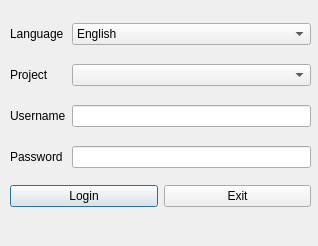
<ui version="4.0" >
 <class>initdialog</class>
 <widget class="QDialog" name="initdialog" >
  <property name="geometry" >
   <rect>
    <x>0</x>
    <y>0</y>
    <width>318</width>
    <height>246</height>
   </rect>
  </property>
  <property name="windowTitle" >
   <string>Dialog</string>
  </property>
  <widget class="QWidget" name="gridLayout" >
   <property name="geometry" >
    <rect>
     <x>10</x>
     <y>10</y>
     <width>301</width>
     <height>171</height>
    </rect>
   </property>
   <layout class="QGridLayout" >
    <item row="0" column="0" >
     <widget class="QLabel" name="label_language" >
      <property name="text" >
       <string>Language</string>
      </property>
     </widget>
    </item>
    <item row="0" column="1" >
     <widget class="QComboBox" name="CB_language" >
      <item>
       <property name="text" >
        <string>English</string>
       </property>
      </item>
      <item>
       <property name="text" >
        <string>Spanish</string>
       </property>
      </item>
     </widget>
    </item>
    <item row="1" column="0" >
     <widget class="QLabel" name="label_project" >
      <property name="text" >
       <string>Project</string>
      </property>
     </widget>
    </item>
    <item row="2" column="0" >
     <widget class="QLabel" name="label_username" >
      <property name="text" >
       <string>Username</string>
      </property>
     </widget>
    </item>
    <item row="3" column="0" >
     <widget class="QLabel" name="label_password" >
      <property name="text" >
       <string>Password</string>
      </property>
     </widget>
    </item>
    <item row="1" column="1" >
     <widget class="QComboBox" name="CB_project" />
    </item>
    <item row="2" column="1" >
     <widget class="QLineEdit" name="LE_username" />
    </item>
    <item row="3" column="1" >
     <widget class="QLineEdit" name="LE_password" />
    </item>
   </layout>
  </widget>
  <widget class="QWidget" name="horizontalLayout" >
   <property name="geometry" >
    <rect>
     <x>10</x>
     <y>180</y>
     <width>301</width>
     <height>32</height>
    </rect>
   </property>
   <layout class="QHBoxLayout" >
    <item>
     <widget class="QPushButton" name="PB_login" >
      <property name="text" >
       <string>Login</string>
      </property>
     </widget>
    </item>
    <item>
     <widget class="QPushButton" name="PB_exit" >
      <property name="text" >
       <string>Exit</string>
      </property>
     </widget>
    </item>
   </layout>
  </widget>
  <widget class="QLabel" name="Result" >
   <property name="geometry" >
    <rect>
     <x>10</x>
     <y>220</y>
     <width>301</width>
     <height>20</height>
    </rect>
   </property>
   <property name="text" >
    <string/>
   </property>
  </widget>
 </widget>
 <resources/>
 <connections/>
</ui>
